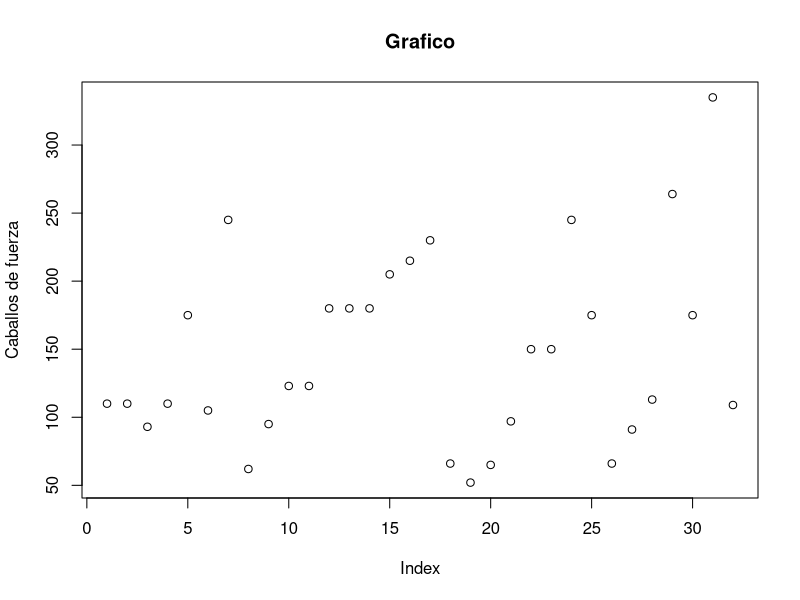
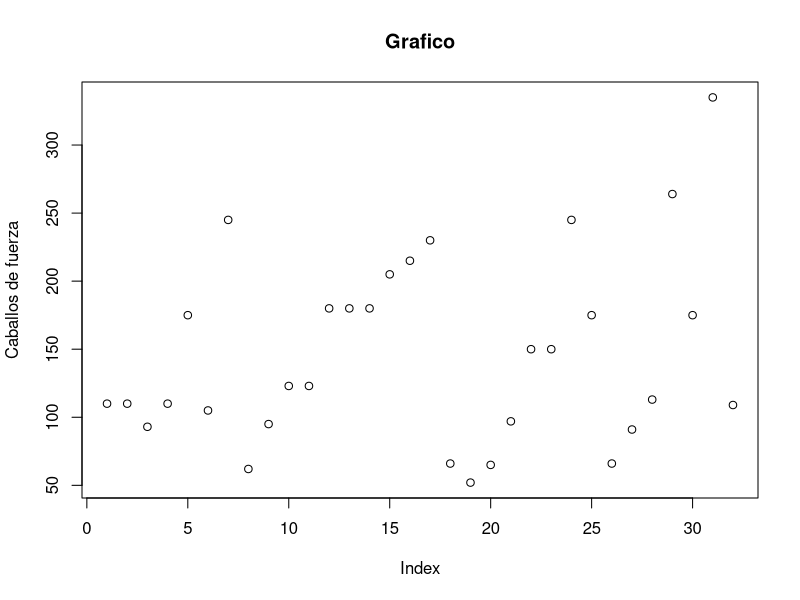

Here is the R script that generated these plots, in order:
    
    # #####################################################
    #       Taller de Conexión de GitHub con R
    #                   27/08/2022
    #           Lizzeth Gómez Rodríguez
    # #####################################################
    
    
    # 1. INTRODUCCIÓN A GITHUB (Creacion de repositorios, clonar, pull y push)
    # ====================================================================== 
   
    # 1. Instalación estándar de Git: https://git-scm.com/downloads
    # 2. Crear un repositorio en GitHub
    # 4. Crear un proyecto con version control (Git)
    # 5. Clonar el repositorio a la computadora local
    
    # 6. Crear el codigo
    
    getwd()
    df <- mtcars
    names(mtcars)    
    summary(df$mpg)
    
    for(i in names(mtcars)){
        print(summary(df[i]))
    }
    
    
    plot(df$hp, main = "Grafico", ylab = "Caballos de fuerza")
    
    
    # 7. Guardamos el codigo
    # (debe guardarse en la carpeta en donde se encuentre el archivo 
    # de extension .Rproj o subcarpetas dentro de esta)
    
    # Nota: los cambios y actualizaciones siempre se van a guardar en el servidor local
    
    # 8. Ir a la pestaña de Git y seleccionar(checkpoint) los archivos a subir/actualizar en el
    # repositorio de GitHub
    # 9. Crear un commit(Siempre hacer esto sino se hace, los cambios no se subirán a GitHub)
    # 10. Hacer el Push (Puede pedir que se ingresen las credenciales de GitHub)
    
    
    # ---------------------------------------------------
    #                   EJERCICIO 1
    # ---------------------------------------------------
    
    # 1. Clonar este repositorio al servidor local (No Fork)
    # 2. Hacer modificaciones al codigo
    # 3. Intentar subir los cambios a GitHub
    
    
    
    
    # 2. PULL REQUEST (permisos y creacion de branch)
    # =================================================================
    
    # Los permisos permiten que otros usaurios modifiquen nuestro codigo o
    # nosotros podamos modificar el de ellos sin problema alguno.
    # 1. Dar permisos: Ir a settings del repositorio en GitHub
    # 2. En Access click en Colaboradores
    # 3. Agregar colaborador
    # 4. Aceptar la invitacion (llega a notificaciones)
    

    
    # Pull request con permisos pero creando una rama(branch)
    
    # 1. Modificar codigo
    names(mtcars)
    # 2. Creamos una nueva branch desde R (en la pestaña de git, donde dice "main")
    # 3. Guardamos cambios del codigo y hacemos commit
    # 4. Hacemos el pull y verifcamos en GitHub que se haya actualizado el repo
    # 5. Ir al repo de GitHub y Verificar que no haya problemas de codigo (debe aparecer en verde el pull request)
    # 6. Crear el Pull request
    # 7. Al tener permisos ambos autores pueden hacer el merge
    # 8. Nuevamente hacen un commit y automaticamente se cierra el pull request
    # 9. Verificamos que en la branch "main" ya se encuentren nuestros cambios.
    
    # Nota, si se guardan cambios antes de cambiar el branch, 
    # hay que agregar commit, pero se sugiere mejor deshacerlos con "revert"
    
    
    # Pull request externos (sin permisos)
    # 1. Hacer Fork desde GitHub y clonar el repo deseado de otro usuario
    # 2. Hacer modificaciones al codigo y guardar
    # 3. Crear una nueva branch
    # 4. Hacer el commit
    # 5. Hacer el Pull
    # 6. Ir al fork del repo y colocarse en la branch creada
    # 7. Hacer el Pull request
    # 8. Esperar a que el usuario del repo acepte los cambios y haga el merge
    
    
    # COLABORATORY CODE
    
    # --------------------------------------------------
    #                   EJERCICIO 2
    # --------------------------------------------------
    
    # 1. Hacer un Fork del repositorio de alguno de sus compañeros
    #    (mandar la liga al chat y elegir el que sea)
    # 2. Clonar repositorio a la computadora local usando R
    # 3. Hacer modificaciones al código
    # 4. Crear una nueva rama y hacer un Pull Request
    # 5. Aceptar/rechazar la petición del otro compañero. 
    
    
    # Almacenamiento de Archivos
    # Desde R y GitHub
    # Subir archivos csv, y png (graficas), pdfs(Rmarkdown)
    
    # Exportar un grafico
    png("grafico.png")
    plot(df$hp, main = "Grafico", ylab = "Caballos de fuerza")
    dev.off()
    
    # Tips para no cometer conflictos en repositorio propio
    # Siempre hacer pull para obtener la version mas actualizada
    # Hacer commits por separado y de inmediato el push
    # Si se encuentran en conflicto revisar las lineas de codigo en ambos scripts (se recomienda hacer los reverts)
    # Resolver conflictos colaborativos con branchs
    
    